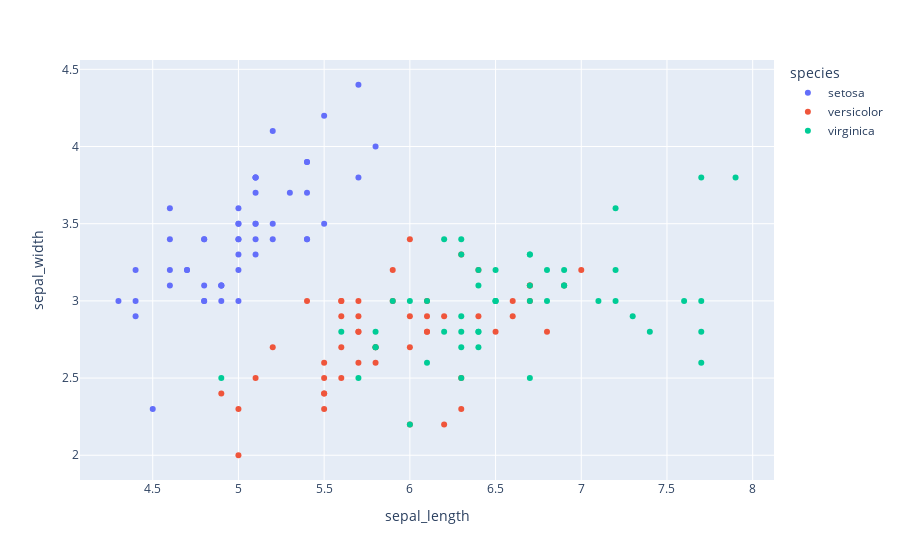

The cell this chart's notebook holds for it:
### Code cell
# remove size , size=df.petal_length,  from fig
import plotly.express as px
df = px.data.iris()
# Use directly Columns as argument. You can use tab completion for this!
fig = px.scatter(df, x=df.sepal_length, y=df.sepal_width, color=df.species)
fig.show()

### Figure 1 — Plotly figure (JSON) as saved in the notebook; plotly's stock layout.template omitted (floating-point values rounded to 4 significant figures)
{"data": [{"hovertemplate": "species=setosa<br>sepal_length=%{x}<br>sepal_width=%{y}<extra></extra>", "legendgroup": "setosa", "marker": {"color": "#636efa", "symbol": "circle"}, "mode": "markers", "name": "setosa", "orientation": "v", "showlegend": true, "type": "scatter", "x": [5.1, 4.9, 4.7, 4.6, 5, 5.4, 4.6, 5, 4.4, 4.9, 5.4, 4.8, 4.8, 4.3, 5.8, 5.7, 5.4, 5.1, 5.7, 5.1, 5.4, 5.1, 4.6, 5.1, 4.8, 5, 5, 5.2, 5.2, 4.7, 4.8, 5.4, 5.2, 5.5, 4.9, 5, 5.5, 4.9, 4.4, 5.1, 5, 4.5, 4.4, 5, 5.1, 4.8, 5.1, 4.6, 5.3, 5], "xaxis": "x", "y": [3.5, 3, 3.2, 3.1, 3.6, 3.9, 3.4, 3.4, 2.9, 3.1, 3.7, 3.4, 3, 3, 4, 4.4, 3.9, 3.5, 3.8, 3.8, 3.4, 3.7, 3.6, 3.3, 3.4, 3, 3.4, 3.5, 3.4, 3.2, 3.1, 3.4, 4.1, 4.2, 3.1, 3.2, 3.5, 3.1, 3, 3.4, 3.5, 2.3, 3.2, 3.5, 3.8, 3, 3.8, 3.2, 3.7, 3.3], "yaxis": "y"}, {"hovertemplate": "species=versicolor<br>sepal_length=%{x}<br>sepal_width=%{y}<extra></extra>", "legendgroup": "versicolor", "marker": {"color": "#EF553B", "symbol": "circle"}, "mode": "markers", "name": "versicolor", "orientation": "v", "showlegend": true, "type": "scatter", "x": [7, 6.4, 6.9, 5.5, 6.5, 5.7, 6.3, 4.9, 6.6, 5.2, 5, 5.9, 6, 6.1, 5.6, 6.7, 5.6, 5.8, 6.2, 5.6, 5.9, 6.1, 6.3, 6.1, 6.4, 6.6, 6.8, 6.7, 6, 5.7, 5.5, 5.5, 5.8, 6, 5.4, 6, 6.7, 6.3, 5.6, 5.5, 5.5, 6.1, 5.8, 5, 5.6, 5.7, 5.7, 6.2, 5.1, 5.7], "xaxis": "x", "y": [3.2, 3.2, 3.1, 2.3, 2.8, 2.8, 3.3, 2.4, 2.9, 2.7, 2, 3, 2.2, 2.9, 2.9, 3.1, 3, 2.7, 2.2, 2.5, 3.2, 2.8, 2.5, 2.8, 2.9, 3, 2.8, 3, 2.9, 2.6, 2.4, 2.4, 2.7, 2.7, 3, 3.4, 3.1, 2.3, 3, 2.5, 2.6, 3, 2.6, 2.3, 2.7, 3, 2.9, 2.9, 2.5, 2.8], "yaxis": "y"}, {"hovertemplate": "species=virginica<br>sepal_length=%{x}<br>sepal_width=%{y}<extra></extra>", "legendgroup": "virginica", "marker": {"color": "#00cc96", "symbol": "circle"}, "mode": "markers", "name": "virginica", "orientation": "v", "showlegend": true, "type": "scatter", "x": [6.3, 5.8, 7.1, 6.3, 6.5, 7.6, 4.9, 7.3, 6.7, 7.2, 6.5, 6.4, 6.8, 5.7, 5.8, 6.4, 6.5, 7.7, 7.7, 6, 6.9, 5.6, 7.7, 6.3, 6.7, 7.2, 6.2, 6.1, 6.4, 7.2, 7.4, 7.9, 6.4, 6.3, 6.1, 7.7, 6.3, 6.4, 6, 6.9, 6.7, 6.9, 5.8, 6.8, 6.7, 6.7, 6.3, 6.5, 6.2, 5.9], "xaxis": "x", "y": [3.3, 2.7, 3, 2.9, 3, 3, 2.5, 2.9, 2.5, 3.6, 3.2, 2.7, 3, 2.5, 2.8, 3.2, 3, 3.8, 2.6, 2.2, 3.2, 2.8, 2.8, 2.7, 3.3, 3.2, 2.8, 3, 2.8, 3, 2.8, 3.8, 2.8, 2.8, 2.6, 3, 3.4, 3.1, 3, 3.1, 3.1, 3.1, 2.7, 3.2, 3.3, 3, 2.5, 3, 3.4, 3], "yaxis": "y"}], "layout": {"legend": {"title": {"text": "species"}, "tracegroupgap": 0}, "margin": {"t": 60}, "xaxis": {"anchor": "y", "domain": [0, 1], "title": {"text": "sepal_length"}}, "yaxis": {"anchor": "x", "domain": [0, 1], "title": {"text": "sepal_width"}}}}
